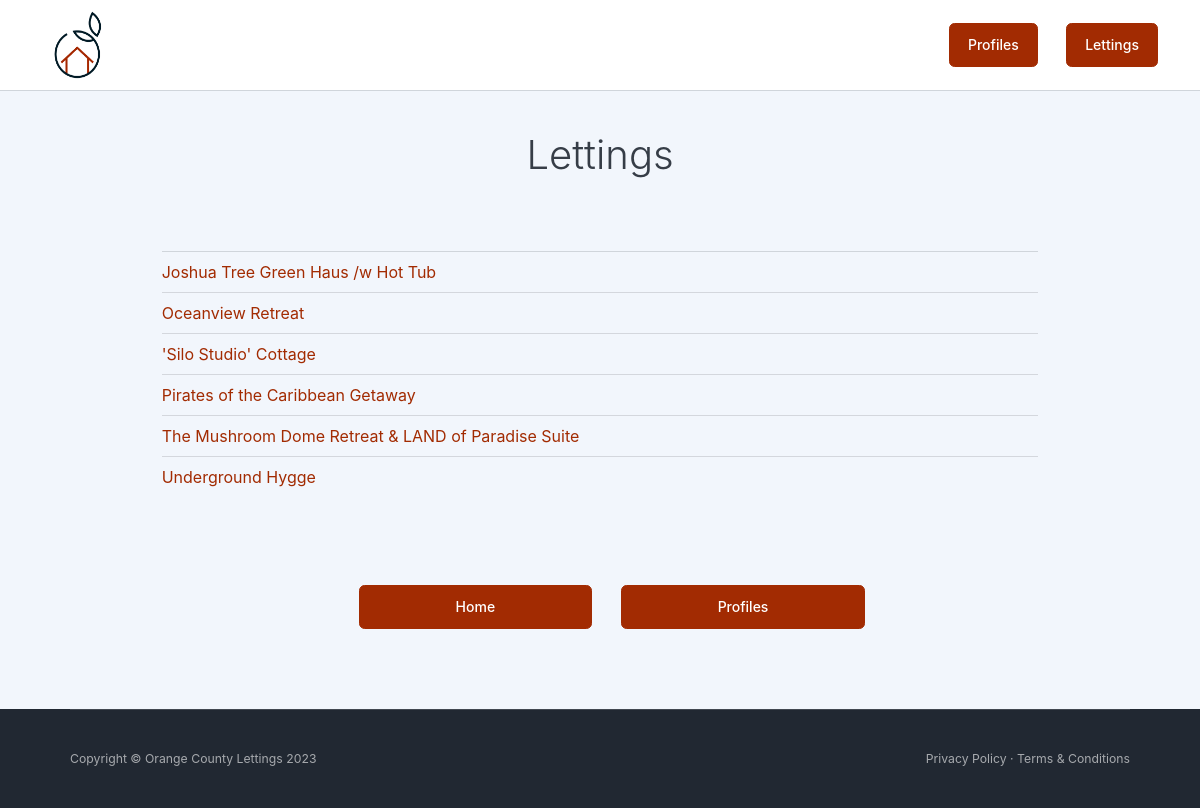
/lettings/, run on an earlier commit of the app's database.
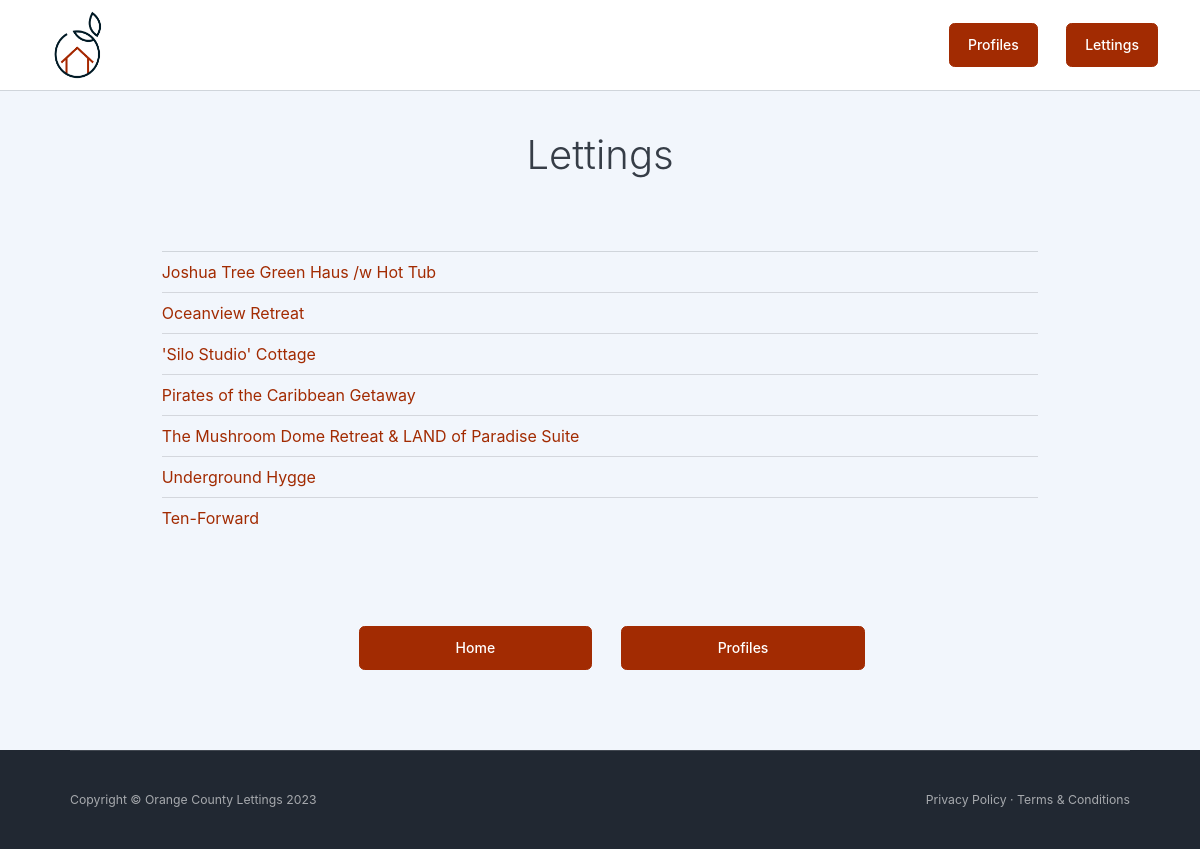
And on a later commit of the database.
### lettings/models.py (models this page shows, shortened)
class Letting(models.Model):
    title = models.CharField(max_length=256)
    address = models.OneToOneField(Address, on_delete=models.CASCADE)

### lettings/views.py (the view)
# urls.py: path('', views.lettings_index, name='index'),
def lettings_index(request):
    lettings_list = Letting.objects.all()
    context = {'lettings_list': lettings_list}
    return render(request, 'lettings/index.html', context)

### lettings/templates/lettings/index.html (shortened to what this page needs)
{% extends "common/base.html" %}
{% block content %}
<div class="container px-5 py-5 text-center">
    <div class="row justify-content-center">
        <div class="col-lg-8">
            <h1 class="page-header-ui-title mb-3 display-6">Lettings</h1>
        </div>
    </div>
</div>
<div class="container px-5">
    <div class="row gx-5 justify-content-center">
        <div class="col-lg-10">
            <hr class="mb-0" />
            {% if lettings_list %}
                <ul class="list-group list-group-flush list-group-careers">
                    {% for letting in lettings_list %}
                        <li class="list-group-item">
                            <a href="{% url 'lettings:letting' letting_id=letting.id %}">
                              {{ letting.title }}</a>
                        </li>
                    {% endfor %}
                </ul>
            {% else %}
                <p>No lettings are available.</p>
            {% endif %}
        </div>
    </div>
</div>
<div class="container px-5 py-5 text-center">
    <div class="justify-content-center">
        <a class="btn fw-500 ms-lg-4 btn-primary px-10"
           href="{% url 'common:index' %}">
            Home
        </a>
        <a class="btn fw-500 ms-lg-4 btn-primary px-10"
           href="{% url 'profiles:index' %}">
            Profiles
        </a>
    </div>
</div>
{% endblock %}

### common/templates/common/base.html (shortened to what this page needs)
<!DOCTYPE html>
{% load static %}
<html lang="en">
    <head>
        <link href="{% static 'css/styles.css' %}" rel="stylesheet" />
        <link rel="stylesheet" href="https://unpkg.com/aos@next/dist/aos.css" />
    </head>
    <body>
        <div id="layoutDefault">
            <div id="layoutDefault_content">
                <main>
                    <nav class="navbar  navbar-expand-lg bg-white navbar-light">
                        <div class="container">
                            <a class="navbar-brand"
                               href="{% url 'common:index'%}"><img
                                class="img-responsive" src="{% static 'assets/img/logo.png' %}" width="70px" height="70px" alt="Logo Orange County Lettings"/></a>
                            <div>
                                <a class="btn fw-500 ms-lg-4 btn-primary"
                                   href="{% url 'profiles:index' %}">
                                        Profiles
                                </a>
                                <a class="btn fw-500 ms-lg-4 btn-primary"
                                   href="{% url 'lettings:index' %}">
                                        Lettings
                                </a>
                            </div>
                        </div>
                    </nav>
                    <hr class="m-0" />
                    {% block content %}{% endblock %}
                </main>
            </div>
            <div id="layoutDefault_footer">
                <footer class="footer pb-5 mt-auto bg-dark footer-dark">
                    <div class="container px-5">
                        <hr class="my-5" />
                        <div class="row gx-5 align-items-center">
                            <div class="col-md-6 small">Copyright &copy; Orange County Lettings 2023</div>
                            <div class="col-md-6 text-md-end small">
                                <a href="#!">Privacy Policy</a>
                                &middot;
                                <a href="#!">Terms &amp; Conditions</a>
                            </div>
                        </div>
                    </div>
                </footer>
            </div>
        </div>
    </body>
</html>

What changed in the data, as far as the page shows it:
added Letting: title "Ten-Forward"
